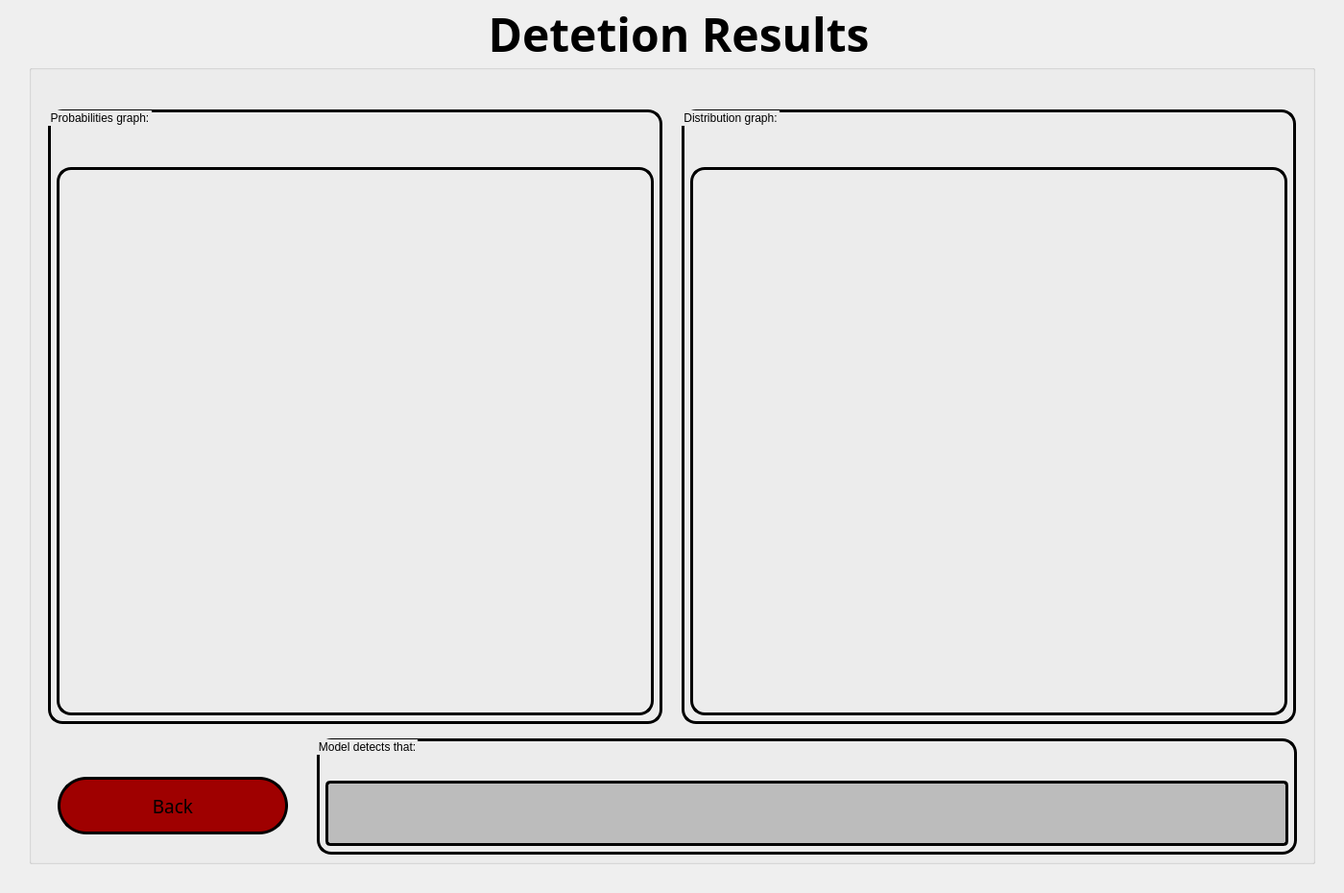
<?xml version="1.0" encoding="UTF-8"?>
<ui version="4.0">
 <class>DetectionResultsWindow</class>
 <widget class="QMainWindow" name="DetectionResultsWindow">
  <property name="geometry">
   <rect>
    <x>0</x>
    <y>0</y>
    <width>1400</width>
    <height>930</height>
   </rect>
  </property>
  <property name="windowTitle">
   <string>Detection Results</string>
  </property>
  <widget class="QWidget" name="centralwidget">
   <widget class="QLabel" name="backgroundImg">
    <property name="geometry">
     <rect>
      <x>0</x>
      <y>0</y>
      <width>1400</width>
      <height>930</height>
     </rect>
    </property>
    <property name="text">
     <string/>
    </property>
    <property name="pixmap">
     <pixmap>../RESOURCES/background2.jpg</pixmap>
    </property>
    <property name="scaledContents">
     <bool>true</bool>
    </property>
   </widget>
   <widget class="QGroupBox" name="groupBox">
    <property name="enabled">
     <bool>true</bool>
    </property>
    <property name="geometry">
     <rect>
      <x>30</x>
      <y>0</y>
      <width>1340</width>
      <height>900</height>
     </rect>
    </property>
    <property name="palette">
     <palette>
      <active>
       <colorrole role="WindowText">
        <brush brushstyle="SolidPattern">
         <color alpha="255">
          <red>0</red>
          <green>0</green>
          <blue>0</blue>
         </color>
        </brush>
       </colorrole>
       <colorrole role="Button">
        <brush brushstyle="SolidPattern">
         <color alpha="255">
          <red>0</red>
          <green>0</green>
          <blue>127</blue>
         </color>
        </brush>
       </colorrole>
       <colorrole role="Text">
        <brush brushstyle="SolidPattern">
         <color alpha="255">
          <red>0</red>
          <green>0</green>
          <blue>0</blue>
         </color>
        </brush>
       </colorrole>
       <colorrole role="ButtonText">
        <brush brushstyle="SolidPattern">
         <color alpha="255">
          <red>0</red>
          <green>0</green>
          <blue>0</blue>
         </color>
        </brush>
       </colorrole>
       <colorrole role="Base">
        <brush brushstyle="SolidPattern">
         <color alpha="255">
          <red>255</red>
          <green>255</green>
          <blue>255</blue>
         </color>
        </brush>
       </colorrole>
       <colorrole role="ToolTipText">
        <brush brushstyle="SolidPattern">
         <color alpha="255">
          <red>0</red>
          <green>0</green>
          <blue>0</blue>
         </color>
        </brush>
       </colorrole>
      </active>
      <inactive>
       <colorrole role="WindowText">
        <brush brushstyle="SolidPattern">
         <color alpha="255">
          <red>0</red>
          <green>0</green>
          <blue>0</blue>
         </color>
        </brush>
       </colorrole>
       <colorrole role="Button">
        <brush brushstyle="SolidPattern">
         <color alpha="255">
          <red>0</red>
          <green>0</green>
          <blue>127</blue>
         </color>
        </brush>
       </colorrole>
       <colorrole role="Text">
        <brush brushstyle="SolidPattern">
         <color alpha="255">
          <red>0</red>
          <green>0</green>
          <blue>0</blue>
         </color>
        </brush>
       </colorrole>
       <colorrole role="ButtonText">
        <brush brushstyle="SolidPattern">
         <color alpha="255">
          <red>0</red>
          <green>0</green>
          <blue>0</blue>
         </color>
        </brush>
       </colorrole>
       <colorrole role="Base">
        <brush brushstyle="SolidPattern">
         <color alpha="255">
          <red>255</red>
          <green>255</green>
          <blue>255</blue>
         </color>
        </brush>
       </colorrole>
       <colorrole role="ToolTipText">
        <brush brushstyle="SolidPattern">
         <color alpha="255">
          <red>0</red>
          <green>0</green>
          <blue>0</blue>
         </color>
        </brush>
       </colorrole>
      </inactive>
      <disabled>
       <colorrole role="WindowText">
        <brush brushstyle="SolidPattern">
         <color alpha="255">
          <red>0</red>
          <green>0</green>
          <blue>0</blue>
         </color>
        </brush>
       </colorrole>
       <colorrole role="Button">
        <brush brushstyle="SolidPattern">
         <color alpha="255">
          <red>0</red>
          <green>0</green>
          <blue>127</blue>
         </color>
        </brush>
       </colorrole>
       <colorrole role="Text">
        <brush brushstyle="SolidPattern">
         <color alpha="255">
          <red>0</red>
          <green>0</green>
          <blue>0</blue>
         </color>
        </brush>
       </colorrole>
       <colorrole role="ButtonText">
        <brush brushstyle="SolidPattern">
         <color alpha="255">
          <red>0</red>
          <green>0</green>
          <blue>0</blue>
         </color>
        </brush>
       </colorrole>
       <colorrole role="Base">
        <brush brushstyle="SolidPattern">
         <color alpha="255">
          <red>240</red>
          <green>240</green>
          <blue>240</blue>
         </color>
        </brush>
       </colorrole>
       <colorrole role="ToolTipText">
        <brush brushstyle="SolidPattern">
         <color alpha="255">
          <red>0</red>
          <green>0</green>
          <blue>0</blue>
         </color>
        </brush>
       </colorrole>
      </disabled>
     </palette>
    </property>
    <property name="font">
     <font>
      <family>Sitka Heading</family>
      <pointsize>36</pointsize>
      <weight>75</weight>
      <bold>true</bold>
      <underline>false</underline>
     </font>
    </property>
    <property name="styleSheet">
     <string notr="true">color: rgb(0, 0, 0);</string>
    </property>
    <property name="title">
     <string>Detetion Results</string>
    </property>
    <property name="alignment">
     <set>Qt::AlignCenter</set>
    </property>
    <widget class="QPushButton" name="backBtn">
     <property name="enabled">
      <bool>true</bool>
     </property>
     <property name="geometry">
      <rect>
       <x>30</x>
       <y>809</y>
       <width>240</width>
       <height>60</height>
      </rect>
     </property>
     <property name="font">
      <font>
       <family>Sitka Small</family>
       <pointsize>14</pointsize>
       <weight>9</weight>
       <italic>false</italic>
       <bold>false</bold>
      </font>
     </property>
     <property name="acceptDrops">
      <bool>false</bool>
     </property>
     <property name="autoFillBackground">
      <bool>false</bool>
     </property>
     <property name="styleSheet">
      <string notr="true">
                            background-color: rgb(159, 0, 0);
font: 75 14pt &quot;Sitka Small&quot;;
color: rgb(0, 0, 0);
border-width: 3px;
border-radius: 30px;
border-color: rgb(0, 0, 0);
border-style: solid;
                        </string>
     </property>
     <property name="text">
      <string>Back</string>
     </property>
     <property name="icon">
      <iconset>
       <normaloff>../RESOURCES/left_icon.png</normaloff>../RESOURCES/left_icon.png</iconset>
     </property>
     <property name="iconSize">
      <size>
       <width>24</width>
       <height>24</height>
      </size>
     </property>
     <property name="checkable">
      <bool>false</bool>
     </property>
     <property name="autoDefault">
      <bool>false</bool>
     </property>
     <property name="default">
      <bool>false</bool>
     </property>
     <property name="flat">
      <bool>false</bool>
     </property>
    </widget>
    <widget class="QGroupBox" name="verticalGroupBox1">
     <property name="geometry">
      <rect>
       <x>300</x>
       <y>769</y>
       <width>1021</width>
       <height>121</height>
      </rect>
     </property>
     <property name="styleSheet">
      <string notr="true">border-width: 3px;
                            border-radius: 15px;
                            border-color: rgb(0, 0, 0);
                            border-style: solid;
                            font: 10pt &quot;Sitka Small&quot;;
                            color: rgb(255, 255, 255);
  color: rgb(0, 0, 0);
                            background-color: qlineargradient(spread:pad, x1:0.996, y1:0.0340909, x2:1, y2:0, stop:1
                            rgba(100, 104, 108, 170));
                        
</string>
     </property>
     <property name="title">
      <string>Model detects that:</string>
     </property>
     <layout class="QVBoxLayout" name="verticalLayout_5" stretch="0">
      <property name="spacing">
       <number>2</number>
      </property>
      <property name="leftMargin">
       <number>6</number>
      </property>
      <property name="topMargin">
       <number>24</number>
      </property>
      <property name="rightMargin">
       <number>6</number>
      </property>
      <property name="bottomMargin">
       <number>6</number>
      </property>
      <item>
       <widget class="QPlainTextEdit" name="detectionTextEdit">
        <property name="styleSheet">
         <string notr="true">border-width: 3px;
border-radius: 5px;
border-color: rgb(0, 0, 0);
border-style: solid;
background-color: rgb(188, 188, 188);
color: rgb(0, 0, 0);
                                                

font: 8pt &quot;Sitka Small&quot;;</string>
        </property>
       </widget>
      </item>
     </layout>
    </widget>
    <widget class="QGroupBox" name="verticalGroupBox2">
     <property name="geometry">
      <rect>
       <x>20</x>
       <y>114</y>
       <width>640</width>
       <height>640</height>
      </rect>
     </property>
     <property name="styleSheet">
      <string notr="true">border-width: 3px;
                            border-radius: 15px;
                            border-color: rgb(0, 0, 0);
                            border-style: solid;
                            font: 14pt &quot;Sitka Small&quot;;
 color: rgb(0, 0, 0);
                            background-color: qlineargradient(spread:pad, x1:0.996, y1:0.0340909, x2:1, y2:0, stop:1
                            rgba(100, 104, 108, 170));
                        
</string>
     </property>
     <property name="title">
      <string>Probabilities graph:</string>
     </property>
     <layout class="QVBoxLayout" name="verticalLayout_6" stretch="0">
      <property name="spacing">
       <number>2</number>
      </property>
      <property name="leftMargin">
       <number>6</number>
      </property>
      <property name="topMargin">
       <number>40</number>
      </property>
      <property name="rightMargin">
       <number>6</number>
      </property>
      <property name="bottomMargin">
       <number>6</number>
      </property>
      <item>
       <widget class="QLabel" name="plotLabel1">
        <property name="text">
         <string/>
        </property>
       </widget>
      </item>
     </layout>
    </widget>
    <widget class="QGroupBox" name="verticalGroupBox3">
     <property name="geometry">
      <rect>
       <x>680</x>
       <y>114</y>
       <width>640</width>
       <height>640</height>
      </rect>
     </property>
     <property name="styleSheet">
      <string notr="true">border-width: 3px;
                            border-radius: 15px;
                            border-color: rgb(0, 0, 0);
                            border-style: solid;
                            font: 14pt &quot;Sitka Small&quot;;
color: rgb(0, 0, 0);
                            background-color: qlineargradient(spread:pad, x1:0.996, y1:0.0340909, x2:1, y2:0, stop:1
                            rgba(100, 104, 108, 170));
                        
</string>
     </property>
     <property name="title">
      <string>Distribution graph:</string>
     </property>
     <layout class="QVBoxLayout" name="verticalLayout_7" stretch="0">
      <property name="spacing">
       <number>2</number>
      </property>
      <property name="leftMargin">
       <number>6</number>
      </property>
      <property name="topMargin">
       <number>40</number>
      </property>
      <property name="rightMargin">
       <number>6</number>
      </property>
      <property name="bottomMargin">
       <number>6</number>
      </property>
      <item>
       <widget class="QLabel" name="plotLabel2">
        <property name="text">
         <string/>
        </property>
       </widget>
      </item>
     </layout>
    </widget>
   </widget>
  </widget>
 </widget>
 <resources/>
 <connections/>
</ui>
